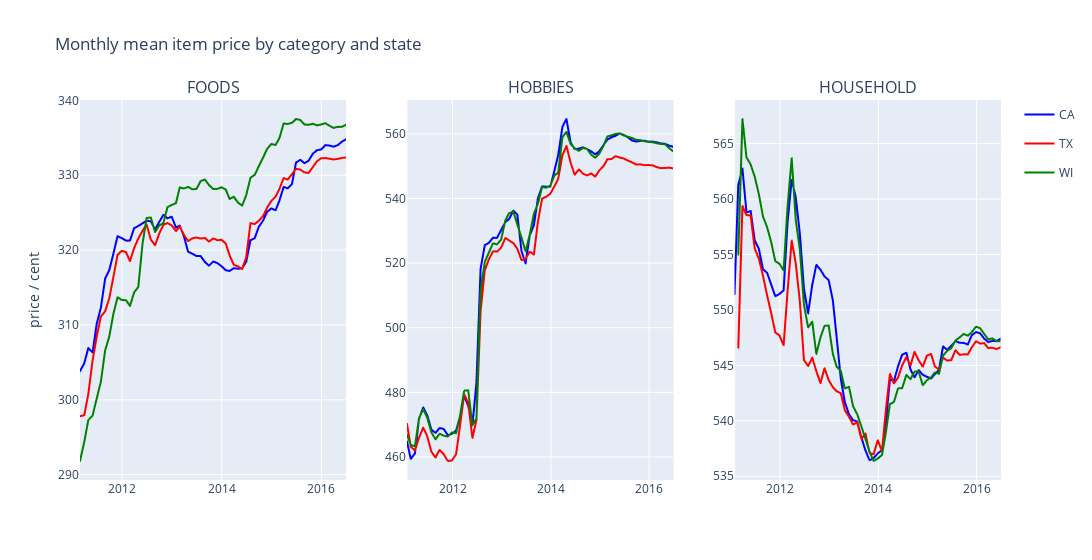
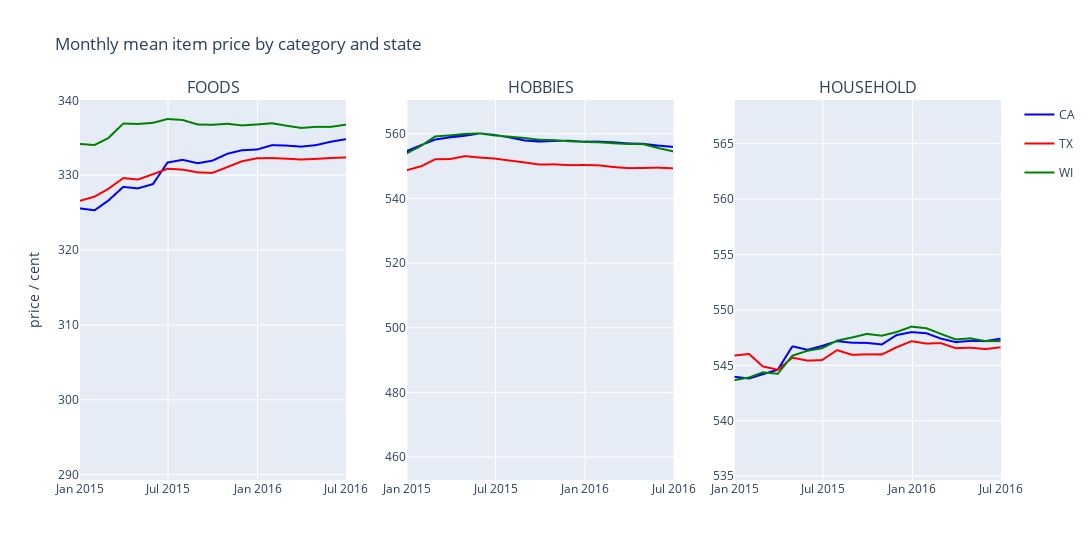

The notebook cell these images were saved under, in order:
### Markdown cell above
Over time more products are added in all 3 categories with the 3 states following very similar paths and slowing down at the start of 2016. The greatest difference is in foods, WI starting with the fewest but adding products the fasts, and CA adding products at the slowest rate.

### Code cell
# mean price of all products in a category over time
to_plot = \
(df
.groupby(['cat_id','state_id','wm_yr_wk'], observed=True)
.agg(mean_item_price=('sell_price_cent','mean'))
.reset_index())

# match wm_yr_wk to a date
cal_df = pd.read_csv(
    RAW_DATA_PATH / 'calendar.csv',
    parse_dates=['date'],
    usecols=['date','wm_yr_wk'])

# resample to find the monthly average
to_plot = \
(to_plot
.merge(
    cal_df,
    left_on=['wm_yr_wk'],
    right_on=['wm_yr_wk'])
.groupby(['cat_id','state_id'])
.resample('M', on='date')
.mean_item_price
.mean()
.reset_index('date'))

# display(to_plot.sample(5))


category_ids = to_plot.index.get_level_values('cat_id').categories.to_list()
state_ids = to_plot.index.get_level_values('state_id').categories.to_list()

fig = make_subplots(rows=1, cols=3, column_titles=category_ids)

# plot as lines
for col, category_id in enumerate(category_ids):
    for state_id in state_ids:
        tmp = to_plot.loc[(category_id, state_id), :]
        fig.add_trace(
            go.Scattergl(
                x=tmp.date,
                y=tmp.mean_item_price,
                name=state_id,
                legendgroup=state_id,
                showlegend=not col,
                mode='lines',
                marker=go.scattergl.Marker(
                    color={'CA':'blue','TX':'red','WI':'green'}[state_id])),
            row=1, col=col+1)

layout = go.Layout(
    width=1200,
    title="Monthly mean item price by category and state",
    yaxis_title="price / cent")

fig.update_layout(layout)
display(fig)
display(fig.for_each_xaxis(lambda x: x.update(range=['2015-01-01','2016-07-01'])))
